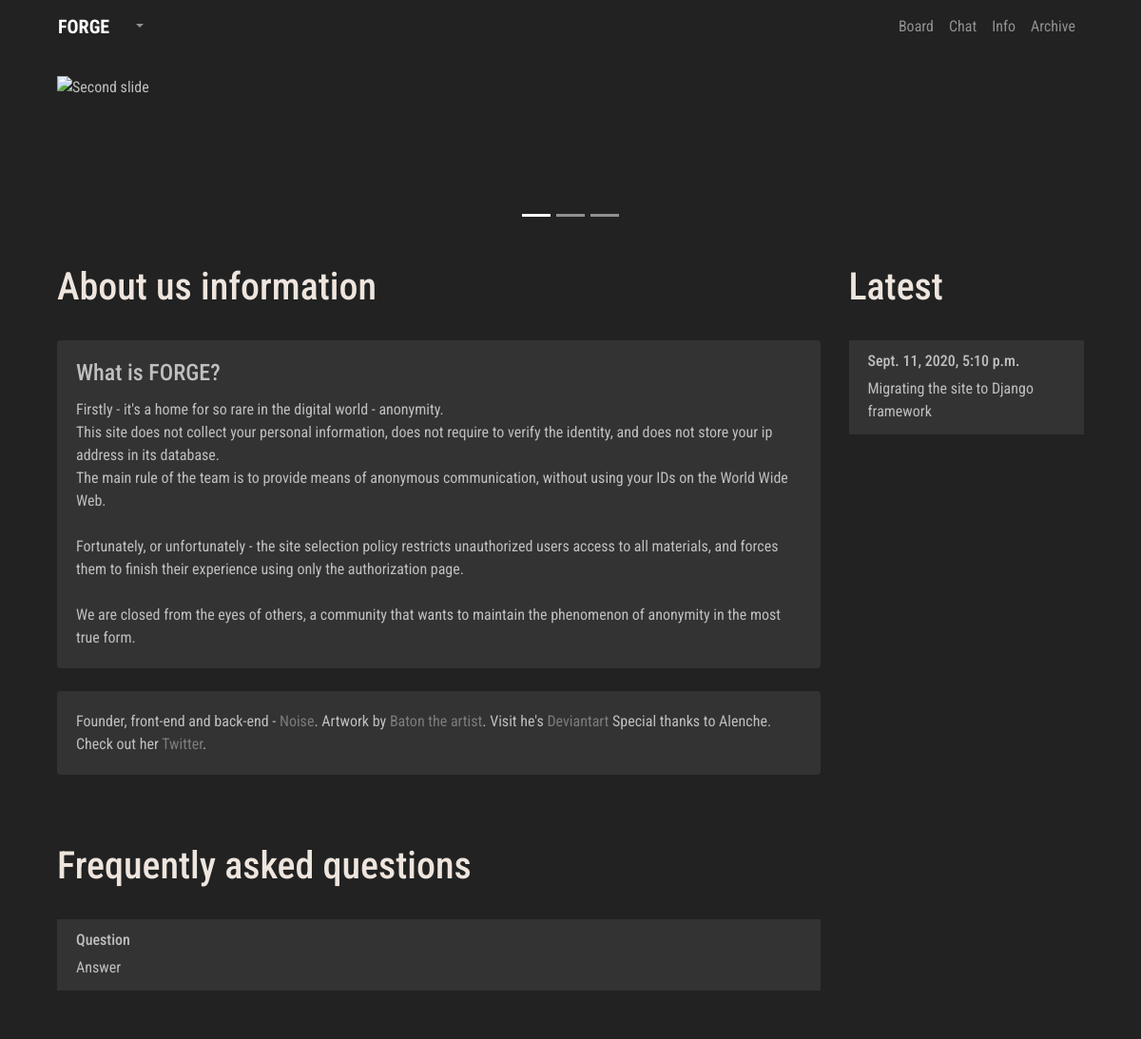
The page /info/ on the database as committed earlier.
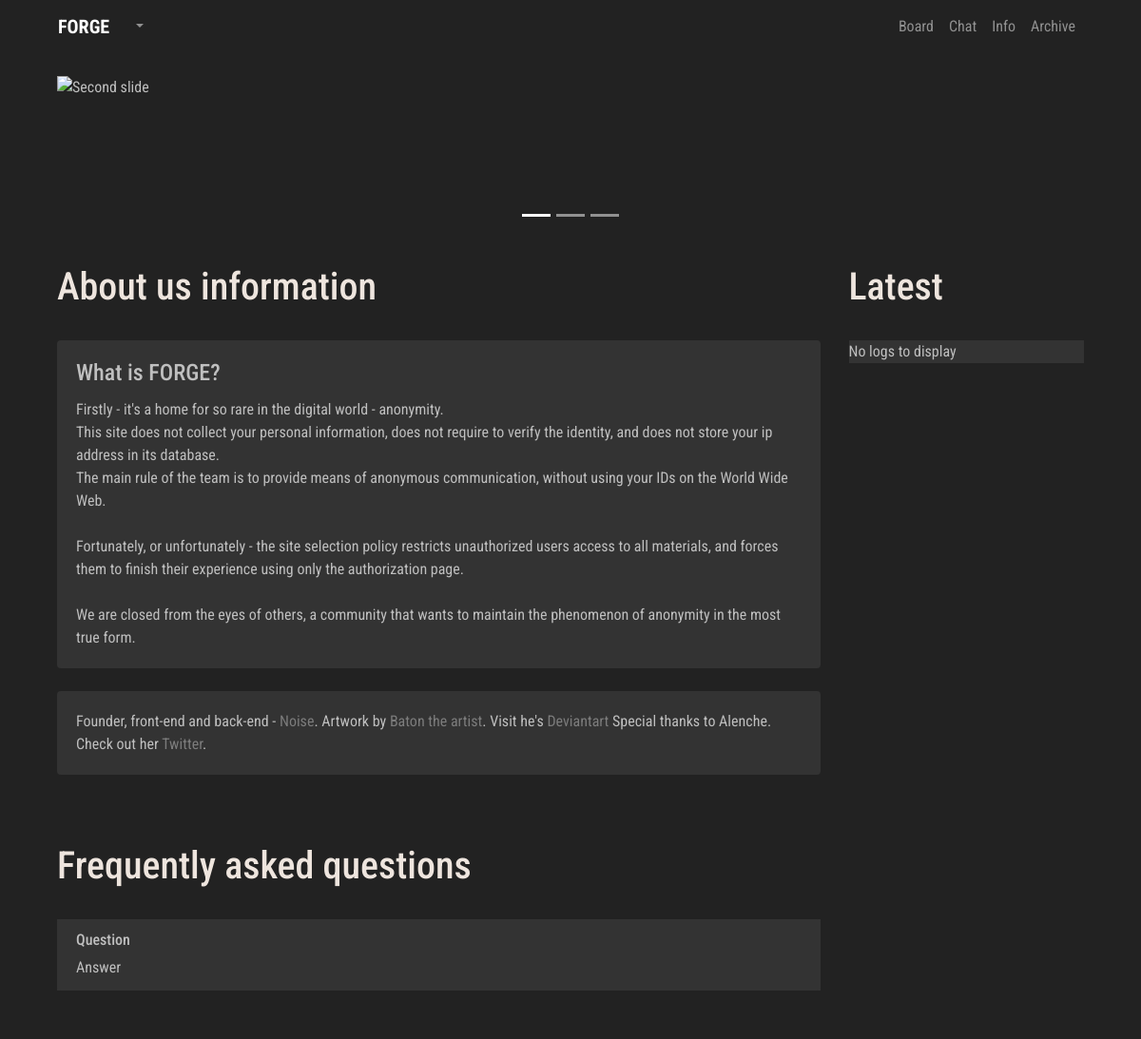
The same page on the database as committed later.
### manager/models.py (models this page shows, shortened)
class ChangeLog(models.Model):
    note_author = models.ForeignKey(User, on_delete=models.CASCADE)
    note_text = models.CharField('Note text', max_length=300)
    note_date = models.DateTimeField('Note date', auto_now=True)

### paper/views.py (the view)
# urls.py: path('info/', views.info_view, name='info'),
def info_view(request):
    logs = ChangeLog.objects.order_by('-note_date')[:10]
    context = {
        'logs': logs,
    }
    return render(request, 'info.html', context)

### paper/templates/info.html (shortened to what this page needs)
{% extends 'hat.html' %}
{% block content %}
<div class="row col-">
        <div class="col-sm-12 col-lg-9 col- content">
       <br>
<div class="trds">
  <main class="contentd" role="main">
  <header>
 <h1 data-text="Abot us information">About us <span class="hide-mobile">information
</span></h1></header></main></div>
<br>
<div class="card">
  <div class="card-body">  <h4 class="card-title">What is FORGE?</h4>
Firstly - it's a home for so rare in the digital world - anonymity.<br>
This site does not collect your personal information, does not require
to verify the identity, and does not store your ip address in its
database.<br>
The main rule of the team is to provide means of anonymous communication, without using your IDs on the World Wide Web.<br>
<br>
Fortunately, or unfortunately - the site selection policy restricts
unauthorized users access to all materials, and forces them to finish
their experience using only the authorization page. <br>
<br>
We are closed from the eyes of others, a community that wants to maintain the phenomenon of anonymity in the most true form.
  </div>
</div>
<br>
<div class="card">
  <div class="card-body">
    Founder, front-end and back-end - <a href="#">Noise</a>.
   Artwork by <a href="#">Baton the artist</a>. Visit he's <a href="https://rickyraebaton.deviantart.com/" target="_blank"> Deviantart </a>
   Special thanks to Alenche. Check out her <a href="https://twitter.com/UkySo" target="_blank">Twitter</a>.
  </div>
</div>
<br>
<br> <br>
 <div class="trds">
  <main class="contentd" role="main">
  <header>
 <h1 data-text="Frequently asked questions">Frequently asked<span class="hide-mobile"> questions
</span></h1></header></main></div>
<br>
 <ul class="list-group">
  <li class="list-group-item"><h6>Question</h6>
  Answer</li>
  </ul>
  <br>
</div>
      <div class="col-sm-12 col-lg-3 col- left-sidebar">
      <br>
       <div class="trds">
  <main class="contentd" role="main">
  <header>
 <h1 data-text="Latest">Latest</h1></header></main></div> <br>
<ul class="list-group">
    {% if logs %}
    {% for log in logs %}
  <li class="list-group-item"> <h6> {{ log.note_date }} </h6>
      {{ log.note_text }}</li>
    {% endfor %}
    {% else %}
    No logs to display
    {% endif %}
</ul>
<br>
    </div>
 </div>
{% endblock %}

### board/templates/hat.html (shortened to what this page needs)
<!DOCTYPE html>
<html lang="en"><head>
	<link rel="stylesheet" href="https://stackpath.bootstrapcdn.com/bootstrap/4.3.1/css/bootstrap.min.css">
     {% load static %}
    <link rel="stylesheet" href=" {% static 'css/master.css' %} " type="text/css">
  </head>
  <body>
<div class="container">
   <nav class="navbar navbar-expand-lg navbar-dark" style="background-color: #222222;">
  <div class="collapse navbar-collapse" id="navbarTogglerDemo01">
    <a class="navbar-brand" href="{% url 'Manager:me' %}"><b>FORGE</b></a>
    <ul class="navbar-nav mr-auto mt-2 mt-lg-0">
       <li class="nav-item dropdown">
        <a class="nav-link dropdown-toggle" href="{% url 'Manager:me' %}" id="navbarDropdownMenuLink" data-toggle="dropdown" aria-haspopup="true" aria-expanded="false">
          {{ user.username }}       </a>
      </li>
    </ul>
     <ul class="navbar-nav  mt-2 mt-lg-0">
      <li class="nav-item">
        <a class="nav-link" href="{% url 'Board:board' %}">Board</a>
      </li>
      <li class="nav-item">
        <a class="nav-link" href="#">Chat</a>
      </li>
      <li class="nav-item">
        <a class="nav-link" href="{% url 'Paper:info' %}">Info</a>
      </li>
      <li class="nav-item">
        <a class="nav-link" href="{% url 'Archive:index' %}">Archive</a>
      </li>
    </ul>
  </div>
</nav>
<div class="col-lg-12 head-block"><br>
<div id="carouselExampleControls" class="carousel slide" data-ride="carousel">
     <ol class="carousel-indicators">
    <li data-target="#carouselExampleControls" data-slide-to="0" class="active"></li>
    <li data-target="#carouselExampleControls" data-slide-to="1"></li>
    <li data-target="#carouselExampleControls" data-slide-to="2"></li>
  </ol>
  <div class="carousel-inner">
    <div class="carousel-item active">
      <img class="d-block w-100" src="{% static 'imgs/go.png' %}" alt="Second slide" height="150px">
    </div>
  </div>
<br>
</div>
{% block content %} {% endblock %}
<br>
    </div>
</div>
</body>
</html>

### static/css/master.css (style rules this page uses)
.head-block,.top-menu,.top-material,.left-sidebar,.content { background:#222222; margin-bottom:5px; }
.head-block { height:40px; }
.content { border: none; }
.head-block { height:150px; background:right center no-repeat; }
.card { background: #333333; border: none; }
.list-group, .list-group-item { background: #333333; border: none; }
body { font-family: 'Roboto Condensed', sans-serif; font-size: initial; }
a { color: #7c7c7c; font-size: initial; }
body { background: #222; color: #bfbfbf; }
.contentd header h1 { position:relative;color:#eee5de }
.contentd header h1:after, .contentd header h1:before { position:absolute;top:0;overflow:hidden;clip:rect(0,100vw,0,0);content:attr(data-text);background: #a9a9a9 }
.contentd header h1:before { left:-1vmin;animation:noise 7s infinite steps(3,end) alternate-reverse;color:#71fcff;text-shadow:.4vmin 0 #00f,-.2vmin 1vmin red }
.contentd header h1:after { left:1vmin;animation:noise-alt 5s infinite steps(3,end) alternate-reverse;color:#ff9eed;text-shadow:-2vmin 0 #ff0,.1vmin -1vmin #00f }
.trds { background: #none; }

Rows that differ between the two databases and show on the page:
removed ChangeLog: note_date "Sept. 11, 2020, 5:10 p.m.", note_text "Migrating the site to Django framework"
Other text that changed with them:
text now shown: "No logs to display"
